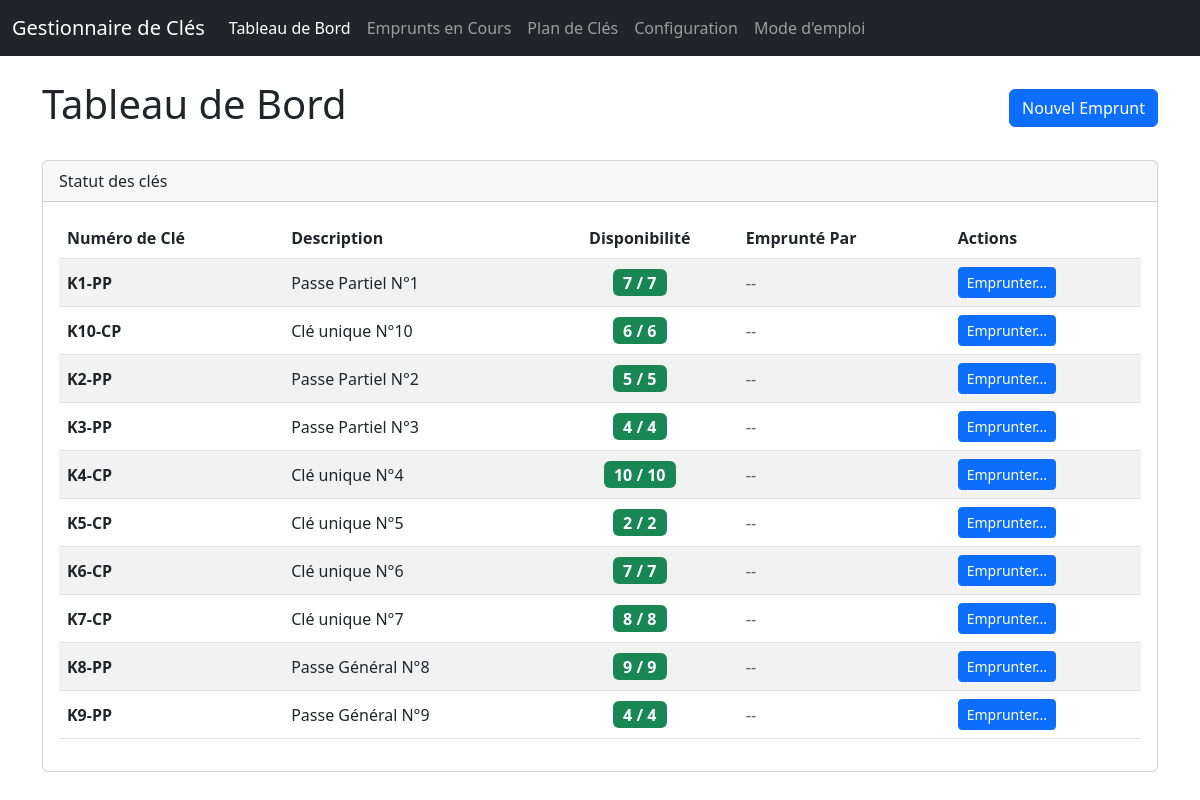
Before: / with the older database file.
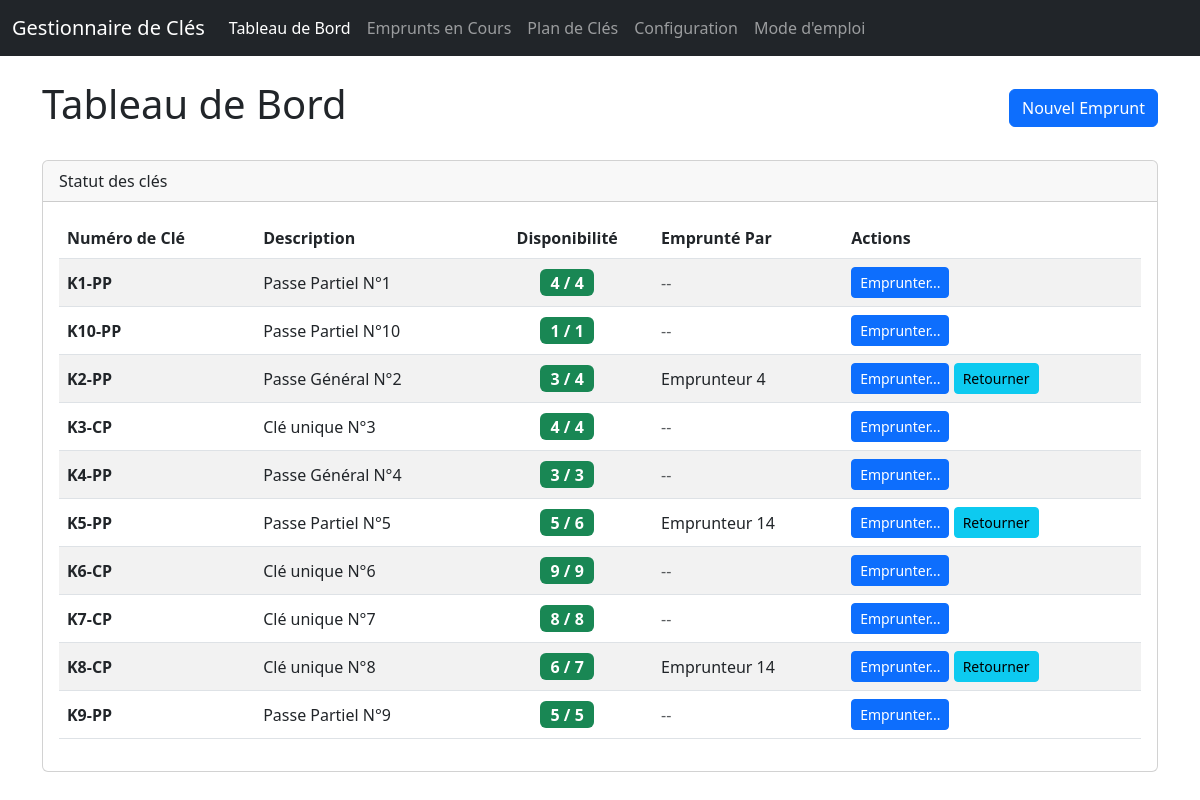
After: the same page with the newer database file.
### app/main.py (models this page shows)
class Key(Base):
    __tablename__ = "keys"
    id = Column(Integer, primary_key=True, index=True)
    number = Column(String, unique=True, index=True, nullable=False)
    description = Column(String)
    quantity_total = Column(Integer, default=1)
    quantity_reserve = Column(Integer, default=0)
    storage_location = Column(String, nullable=True)
    loans = relationship("Loan", back_populates="key", cascade="all, delete-orphan")
    rooms = relationship("Room", secondary=key_room_association, back_populates="keys")

### app/main.py (the view)
@app.get("/", response_class=HTMLResponse)
async def read_root(request: Request, db: Session = Depends(get_db)):
    keys = db.query(Key).order_by(Key.number).all()
    active_loans = db.query(Loan).options(
        joinedload(Loan.borrower)
    ).filter(Loan.return_date == None).all()
    loan_info = {}
    for loan in active_loans:
        lid = loan.key_id
        borrowers = loan_info.get(lid, SimpleNamespace(count=0, borrowers=[])).borrowers
        if lid not in loan_info:
            loan_info[lid] = SimpleNamespace(count=0, borrowers=[])
        loan_info[lid].count += 1
        if loan.borrower:
            loan_info[lid].borrowers.append(loan.borrower.name)
    for k in keys:
        if not hasattr(k, 'quantity_total'):
            setattr(k, 'quantity_total', 1)
        if not hasattr(k, 'quantity_reserve'):
            setattr(k, 'quantity_reserve', 0)
    return templates.TemplateResponse("index.html", {
        "request": request,
        "keys": keys,
        "loan_info": loan_info,
        "page_title": "Tableau de Bord"
    })

### app/templates/index.html (shortened to what this page needs)
<!DOCTYPE html>
<html lang="fr">
<head>
    <link href="https://cdn.jsdelivr.net/npm/bootstrap@5.3.0/dist/css/bootstrap.min.css" rel="stylesheet">
</head>
<body>
    {% include 'navbar.html' %}
    <main class="container">
        <div class="d-flex justify-content-between align-items-center mb-4">
            <h1>{{ page_title }}</h1>
            <a href="/loan/new" class="btn btn-primary">Nouvel Emprunt</a>
        </div>
        <div class="card">
            <div class="card-header">
                Statut des clés
            </div>
            <div class="card-body">
                <table class="table table-striped table-hover align-middle">
                    <thead>
                        <tr>
                            <th scope="col">Numéro de Clé</th>
                            <th scope="col">Description</th>
                            <th scope="col" class="text-center">Disponibilité</th>
                            <th scope="col">Emprunté Par</th>
                            <th scope="col">Actions</th>
                        </tr>
                    </thead>
                    <tbody>
                        {% for key in keys %}
                        {% set info = loan_info.get(key.id) if loan_info is defined else None %}
                        {% set loaned = info.count if info else 0 %}
                        {% set usable = (key.quantity_total or 0) - (key.quantity_reserve or 0) %}
                        {% set available = usable - loaned %}
                        <tr>
                            <td><strong>{{ key.number }}</strong></td>
                            <td>{{ key.description }}</td>
                            <td class="text-center">
                                <span class="badge fs-6 {% if available > 0 %}bg-success{% else %}bg-danger{% endif %}">
                                    {{ available }} / {{ usable }}
                                </span>
                            </td>
                            <td>
                                {% if info %}
                                    {{ info.borrowers | join(', ') }}
                                {% else %}
                                    <span class="text-muted">--</span>
                                {% endif %}
                            </td>
                            <td>
                                {% if available > 0 %}
                                    <a href="/loan/new?key_id={{ key.id }}" class="btn btn-sm btn-primary">Emprunter...</a>
                                {% endif %}
                                {% if loaned > 0 %}
                                    <a href="/return/select/{{ key.id }}" class="btn btn-sm btn-info">Retourner</a>
                                {% endif %}
                            </td>
                        </tr>
                        {% endfor %}
                    </tbody>
                </table>
            </div>
        </div>
    </main>
</body>
</html>

### app/templates/navbar.html (shortened to what this page needs)
<nav class="navbar navbar-expand-md navbar-dark bg-dark fixed-top">
    <div class="container-fluid">
        <a class="navbar-brand" href="/">Gestionnaire de Clés</a>
        <div class="collapse navbar-collapse" id="navbarsExampleDefault">
            <ul class="navbar-nav me-auto mb-2 mb-md-0">
                <li class="nav-item">
                    <a class="nav-link {% if page_title == 'Tableau de Bord' %}active{% endif %}" href="/">Tableau de Bord</a>
                </li>
                <li class="nav-item">
                    <a class="nav-link {% if page_title == 'Emprunts en Cours' %}active{% endif %}" href="/active-loans">Emprunts en Cours</a>
                </li>
                <li class="nav-item">
                    <a class="nav-link {% if page_title == 'Plan de Clés' %}active{% endif %}" href="/key-plan">Plan de Clés</a>
                </li>
                <li class="nav-item">
                    <a class="nav-link " href="/config">Configuration</a>
                </li>
                <li class="nav-item">
                    <a class="nav-link {% if page_title == 'Mode d\'emploi' %}active{% endif %}" href="/manual">Mode d'emploi</a>
                </li>
            </ul>
        </div>
    </div>
</nav>

### app/templates/index.html (style rules this page uses)
body { padding-top: 5rem; }

Changed rows visible on the page:
changed Key "K1-PP": available "7" → "4"; usable "7" → "4"
changed Key: number "K10-CP" → "K10-PP"; description "Clé unique N°10" → "Passe Partiel N°10"; quantity_reserve "6" → "1"
changed Key "K2-PP": description "Passe Partiel N°2" → "Passe Général N°2"; quantity_reserve "5" → "3"; usable "5" → "4"; borrowers (not shown) → "Emprunteur 4"; text "--" → "Retourner"
changed Key: number "K3-PP" → "K3-CP"; description "Passe Partiel N°3" → "Clé unique N°3"
changed Key: number "K4-CP" → "K4-PP"; description "Clé unique N°4" → "Passe Général N°4"; quantity_total "10" → "3"
changed Key: number "K5-CP" → "K5-PP"; description "Clé unique N°5" → "Passe Partiel N°5"; id "2" → "5"; quantity_total "2" → "6"; borrowers (not shown) → "Emprunteur 14"; text "--" → "Retourner"
changed Key "K6-CP": quantity_total "7" → "9"
changed Key: number "K8-PP" → "K8-CP"; description "Passe Général N°8" → "Clé unique N°8"; available "9" → "6"; usable "9" → "7"; borrowers (not shown) → "Emprunteur 14"; text "--" → "Retourner"
changed Key "K9-PP": description "Passe Général N°9" → "Passe Partiel N°9"; quantity_total "4" → "5"
